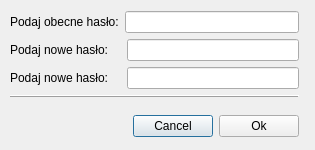
<?xml version="1.0" encoding="UTF-8"?>
<ui version="4.0">
 <class>ChangePasswordDialog</class>
 <widget class="QDialog" name="ChangePasswordDialog">
  <property name="geometry">
   <rect>
    <x>0</x>
    <y>0</y>
    <width>315</width>
    <height>150</height>
   </rect>
  </property>
  <property name="minimumSize">
   <size>
    <width>315</width>
    <height>150</height>
   </size>
  </property>
  <property name="maximumSize">
   <size>
    <width>315</width>
    <height>150</height>
   </size>
  </property>
  <property name="windowTitle">
   <string>Zmień hasło</string>
  </property>
  <property name="windowIcon">
   <iconset resource="resources.qrc">
    <normaloff>:/main/images/explorer.png</normaloff>:/main/images/explorer.png</iconset>
  </property>
  <widget class="QWidget" name="">
   <property name="geometry">
    <rect>
     <x>10</x>
     <y>0</y>
     <width>289</width>
     <height>148</height>
    </rect>
   </property>
   <layout class="QVBoxLayout" name="verticalLayout_2">
    <item>
     <layout class="QVBoxLayout" name="verticalLayout">
      <item>
       <layout class="QHBoxLayout" name="horizontalLayout">
        <property name="spacing">
         <number>6</number>
        </property>
        <property name="sizeConstraint">
         <enum>QLayout::SetDefaultConstraint</enum>
        </property>
        <item>
         <widget class="QLabel" name="oldPasswordLabel">
          <property name="text">
           <string>Podaj obecne hasło:</string>
          </property>
         </widget>
        </item>
        <item>
         <widget class="QLineEdit" name="oldPasswordLineEdit"/>
        </item>
       </layout>
      </item>
      <item>
       <layout class="QHBoxLayout" name="horizontalLayout_2">
        <property name="spacing">
         <number>19</number>
        </property>
        <item>
         <widget class="QLabel" name="newPasswordLabel">
          <property name="text">
           <string>Podaj nowe hasło:</string>
          </property>
         </widget>
        </item>
        <item>
         <widget class="QLineEdit" name="newPasswordLineEdit"/>
        </item>
       </layout>
      </item>
      <item>
       <layout class="QHBoxLayout" name="horizontalLayout_3">
        <property name="spacing">
         <number>19</number>
        </property>
        <item>
         <widget class="QLabel" name="newPasswordRepeatedLabel">
          <property name="text">
           <string>Podaj nowe hasło:</string>
          </property>
         </widget>
        </item>
        <item>
         <widget class="QLineEdit" name="newPasswordRepeatedLineEdit"/>
        </item>
       </layout>
      </item>
      <item>
       <widget class="Line" name="line_2">
        <property name="frameShadow">
         <enum>QFrame::Raised</enum>
        </property>
        <property name="orientation">
         <enum>Qt::Horizontal</enum>
        </property>
       </widget>
      </item>
     </layout>
    </item>
    <item>
     <layout class="QHBoxLayout" name="horizontalLayout_5">
      <item>
       <spacer name="horizontalSpacer">
        <property name="orientation">
         <enum>Qt::Horizontal</enum>
        </property>
        <property name="sizeHint" stdset="0">
         <size>
          <width>40</width>
          <height>20</height>
         </size>
        </property>
       </spacer>
      </item>
      <item>
       <layout class="QHBoxLayout" name="horizontalLayout_4">
        <item>
         <widget class="QPushButton" name="cancelPushButton">
          <property name="text">
           <string>Cancel</string>
          </property>
         </widget>
        </item>
        <item>
         <widget class="QPushButton" name="okPushButton">
          <property name="text">
           <string>Ok</string>
          </property>
         </widget>
        </item>
       </layout>
      </item>
     </layout>
    </item>
   </layout>
  </widget>
  <zorder>layoutWidget</zorder>
  <zorder>layoutWidget</zorder>
  <zorder>horizontalSpacer</zorder>
 </widget>
 <tabstops>
  <tabstop>oldPasswordLineEdit</tabstop>
  <tabstop>newPasswordLineEdit</tabstop>
  <tabstop>newPasswordRepeatedLineEdit</tabstop>
  <tabstop>okPushButton</tabstop>
  <tabstop>cancelPushButton</tabstop>
 </tabstops>
 <resources>
  <include location="resources.qrc"/>
 </resources>
 <connections/>
</ui>
